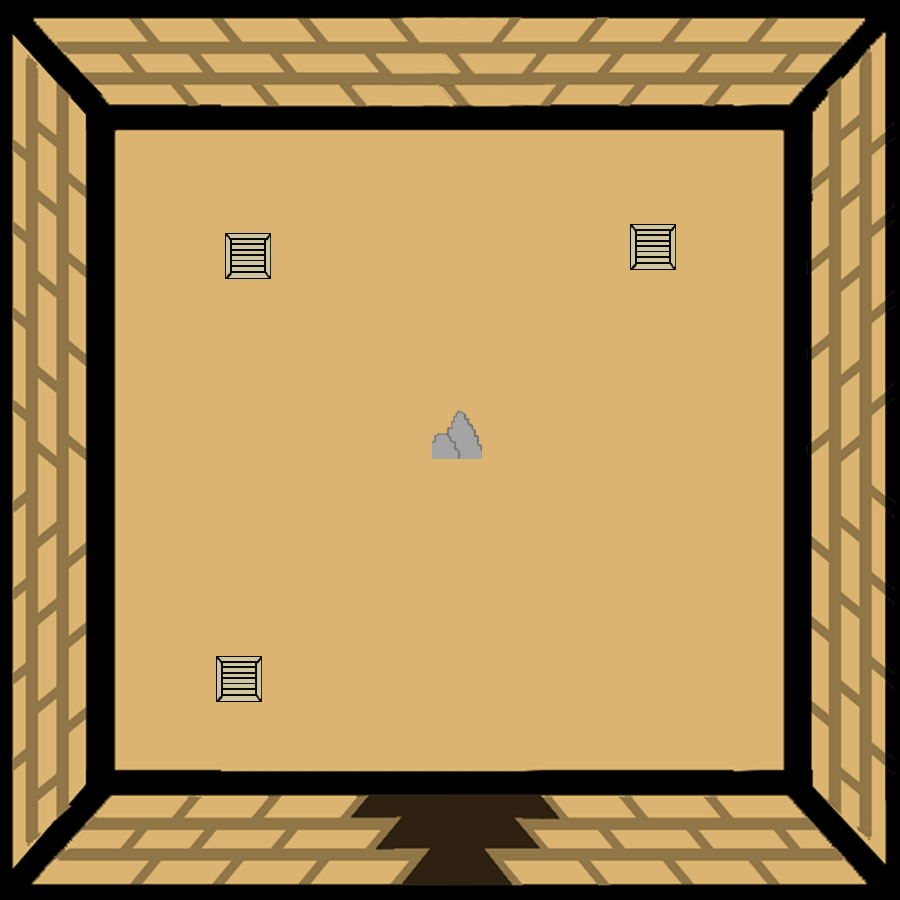

A 2D game scene composited from a Tiled map and its tileset images. What follows is a short description and the map's XML, with each tile layer's data collapsed to a summary:
An orthogonal 100x100 tile map with 9x9 px tiles, 2 tile layers (SALA, CAJAS Y ROCAS), 3 tilesets.

<map version="1.2" tiledversion="1.3.3" orientation="orthogonal" renderorder="right-down" width="100" height="100" tilewidth="9" tileheight="9" infinite="0" nextlayerid="3" nextobjectid="1">
 <tileset firstgid="1" source="RUINAS4.tsx" />
 <tileset firstgid="10001" source="ROCAS.tsx" />
 <tileset firstgid="10002" source="CAJA.tsx" />
 <layer id="1" name="SALA" width="100" height="100">
  <data>[10000 cells, 10000 non-empty, 10000 distinct tile ids]</data>
 </layer>
 <layer id="2" name="CAJAS Y ROCAS" width="100" height="100">
  <data>[10000 cells, 842 non-empty, 792 distinct tile ids]</data>
 </layer>
</map>
